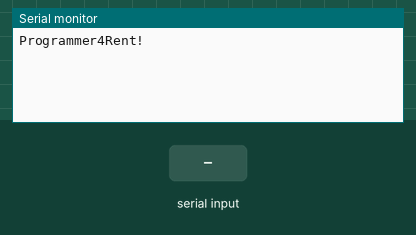
Simulated run of this sketch. Board: Arduino Leonardo, built with avr-gcc and run on an emulated ATmega32U4. Shown: the last lines printed to the serial monitor. Inputs (shaded band) come from the test bench.

Above: at 2.8 s.
2.9 s: "1" received over the second serial link
At 4.2 s:
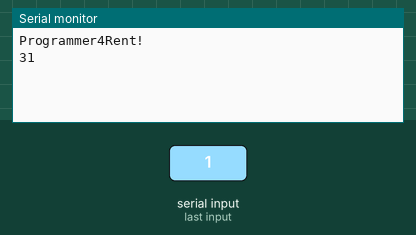
4.5 s: "0" received over the second serial link
At 5.8 s:
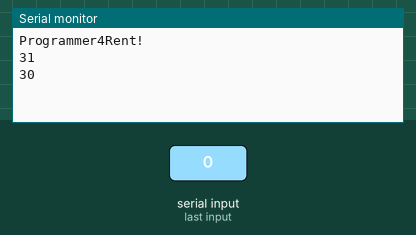
6.0 s: "2" received over the second serial link
At 6.5 s:
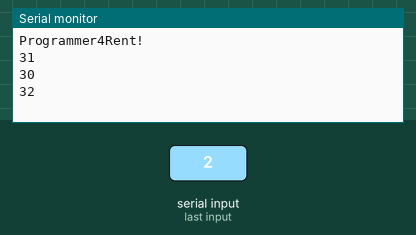

Measured:
- after the input at 2.9 s, the serial monitor: prints a new line after 0.13 s (image 1)
- after the input at 4.5 s, the serial monitor: prints a new line after 0.53 s (image 2)
- after the input at 6.0 s, the serial monitor: prints a new line at once (image 3)

The sketch:

youtube.ino
```cpp
#include <SoftwareSerial.h>

SoftwareSerial mySerial(7, 6); //232_TX,232_RX Serial connection between RS232 shield and microcontroller

unsigned char incomingBytes;
String code="";

void setup()
{
    // Open serial communications and wait for port to open:
    Serial.begin(9600);
    while (!Serial) {
        ; // wait for serial port to connect. Needed for Leonardo only
    }


    Serial.println("Programmer4Rent!");

    // set the data rate for the SoftwareSerial port
    mySerial.begin(9600);
    mySerial.println("Hello, world?");
}

void loop() // run over and over and wait for  RF tag
{
    while (mySerial.available() >0)
    {
        incomingBytes = mySerial.read (); //reads the rf tag codes

        code = code +  String(incomingBytes, HEX) + " "; //convert the code to readable form
    }
    if (code.length() >1 )
    {
        Serial.println (code);
    }

    code = "";
    delay (1000);
}
```
